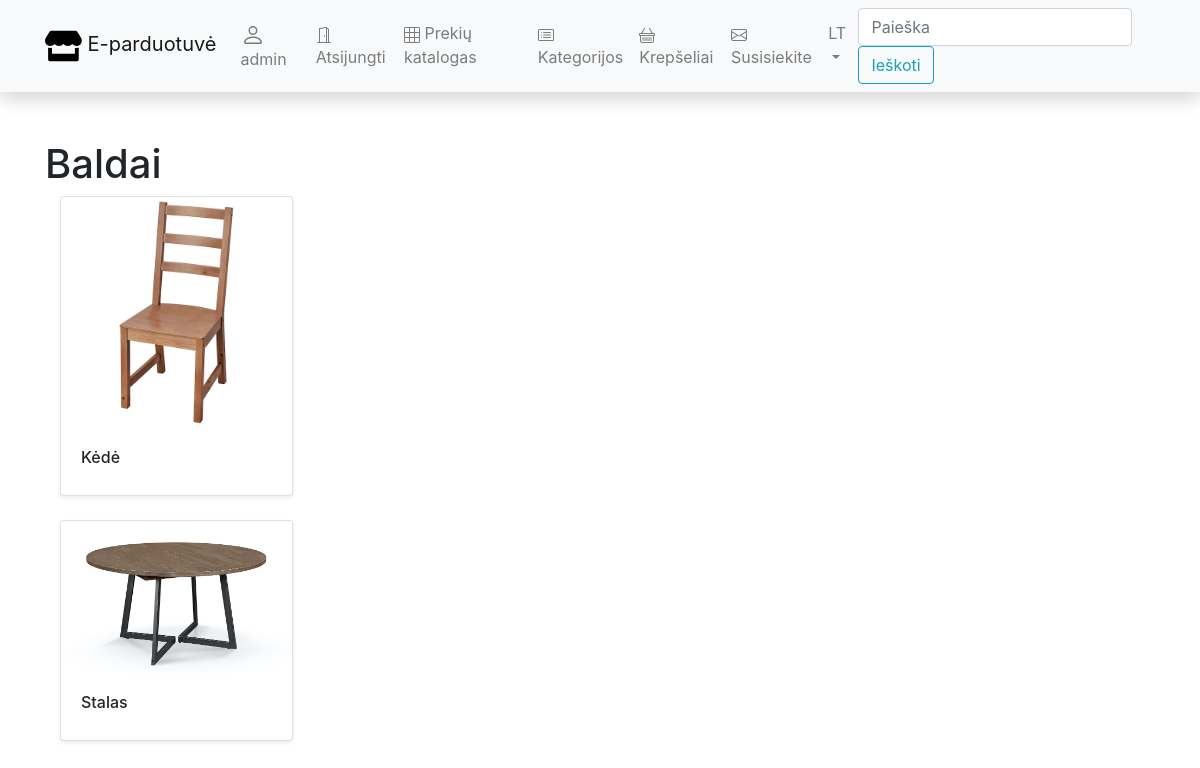
/eparduotuve/kategorijos/1 (signed in), run on the app's committed database.
### eparduotuve/models.py (models this page shows, shortened)
class Kategorija(models.Model):
    pavadinimas = models.CharField(_('Kategorijos pavadinimas'), max_length=100)
    def __str__(self):
        return f'{self.pavadinimas}'
    class Meta:
        verbose_name = _('Kategorija')
        verbose_name_plural = _('Kategorijos')

class Preke(models.Model):
    pavadinimas = models.CharField(_('Prekės pavadinimas'), max_length=200, blank=True)
    kategorija = models.ManyToManyField('Kategorija')
    vieneto_kaina = models.FloatField(_('Vieneto kaina'), null=True, blank=True)
    likutis = models.FloatField(_('Likutis'), null=True, blank=True)
    nuotrauka = models.ImageField(_('Nuotrauka'), upload_to='nuotraukos',
                                  null=True, blank=True)
    aprasymas = HTMLField(blank=True)
    def prekes_kategorijos(self):
        return ', '.join(k.pavadinimas for k in self.kategorija.all())
    prekes_kategorijos.short_description = _('Kategorijos')
    class Meta:
        verbose_name = _('Prekė')
        verbose_name_plural = _('Prekės')

### eparduotuve/views.py (the view)
# urls.py: path('kategorijos/<int:pk>', views.KategorijaDetailView.as_view(), name='kategorija'),
class KategorijaDetailView(LoginRequiredMixin, generic.DetailView):  # generic.edit.FormMixin,
    model = Kategorija
    context_object_name = "kategorija"
    template_name = "kategorija_detail.html"

### eparduotuve/templates/kategorija_detail.html
{% extends "base.html" %}
{% load static %}
{% load i18n %}
{% block content %}
<h1>{{ kategorija }}</h1>
{% for p in kategorija.preke_set.all %}
<div class="column">
    <div class="col-sm-6 col-md-3 d-flex align-items-stretch">
        <div class="card mb-4 shadow-sm">
            {% if p.nuotrauka %}
            <a href="{% url 'preke' p.id %}">
                <img src="{{ p.nuotrauka.url }}" class="card-img-top"/>
            </a>
            {% else %}
            <a href="{% url 'preke' p.id %}">
                <img src="{% static 'img/no-image.png' %}" class="card-img-top"/>
            </a>
            {% endif %}
            <div class="card-body">
                <h6>
                    {{ p.pavadinimas }}
                </h6>
            </div>
        </div>
    </div>
</div>
{% endfor %}
{% endblock %}

### eparduotuve/templates/base.html (shortened to what this page needs)
<!DOCTYPE html>
<html lang="en">
<head>
    <link
            rel="stylesheet"
            href="https://stackpath.bootstrapcdn.com/bootstrap/4.1.3/css/bootstrap.min.css"
    />
    <link
            rel="stylesheet"
            href="https://cdnjs.cloudflare.com/ajax/libs/font-awesome/4.7.0/css/font-awesome.min.css"
    />
    {% load static %}
    {% load i18n %}
    <link rel="stylesheet" href="{% static 'css/styles.css' %}"/>
</head>
<body>
{% if user.is_authenticated %}
<nav
        class="navbar navbar-expand-lg navbar-light bg-light static-top mb-5 shadow"
>
    <div class="container">
        <a class="navbar-brand" href="{% url 'index' %}">
            <path
                    fill-rule="evenodd"
                    d="M3.214 1.072C4.813.752 6.916.71 8.354 2.146A.5.5 0 018.5 2.5v11a.5.5 0 01-.854.354c-.843-.844-2.115-1.059-3.47-.92-1.344.14-2.66.617-3.452 1.013A.5.5 0 010 13.5v-11a.5.5 0 01.276-.447L.5 2.5l-.224-.447.002-.001.004-.002.013-.006a5.017 5.017 0 01.22-.103 12.958 12.958 0 012.7-.869zM1 2.82v9.908c.846-.343 1.944-.672 3.074-.788 1.143-.118 2.387-.023 3.426.56V2.718c-1.063-.929-2.631-.956-4.09-.664A11.958 11.958 0 001 2.82z"
                    clip-rule="evenodd"
            />
            <path
                    fill-rule="evenodd"
                    d="M12.786 1.072C11.188.752 9.084.71 7.646 2.146A.5.5 0 007.5 2.5v11a.5.5 0 00.854.354c.843-.844 2.115-1.059 3.47-.92 1.344.14 2.66.617 3.452 1.013A.5.5 0 0016 13.5v-11a.5.5 0 00-.276-.447L15.5 2.5l.224-.447-.002-.001-.004-.002-.013-.006-.047-.023a12.582 12.582 0 00-.799-.34 12.96 12.96 0 00-2.073-.609z"
                    clip-rule="evenodd"
            />
            E-parduotuvė
        </a
        >
        <div class="collapse navbar-collapse" id="navbarResponsive">
            <ul class="navbar-nav ml-auto">
                <li class="nav-item"><a class="nav-link" href="{% url 'profilis' %}">
                    {{ user.get_username }}</a></li>
                <li class="nav-item">
                    <a class="nav-link" href="{% url 'logout' %}">
                        {% trans "Atsijungti" %}
                    </a>
                </li>
                <li class="nav-item">
                    <a class="nav-link" href="{% url 'prekes' %}">
                        {% trans "Prekių katalogas" %}
                    </a>
                </li>
                <li class="nav-item"><a class="nav-link" href="{% url 'kategorijos' %}">
                    {% trans "Kategorijos" %}
                </a></li>
                <li class="nav-item">
                    <a class="nav-link" href="{% url 'mano-krepseliai' %}">
                        {% trans "Krepšeliai" %}
                    </a>
                </li>
                <li class="nav-item">
                    <a class="nav-link" href="{% url 'contact' %}">
                        {% trans "Susisiekite" %}
                    </a>
                </li>
                <li class="nav-item dropdown">
                    <a class="nav-link dropdown-toggle" href="/" id="navbarDropdown" role="button"
                       data-toggle="dropdown" aria-haspopup="true" aria-expanded="false">{% trans 'LT' %}</a>
                            {% get_current_language as LANGUAGE_CODE %}
                            {% get_available_languages as LANGUAGES %}
                            {% get_language_info_list for LANGUAGES as languages %}
                </li>
            </ul>
            <form
                    class="form-inline my-2 my-lg-0"
                    action="{% url 'search' %}"
                    method="get"
            >
                <input
                        class="form-control mr-sm-2"
                        type="search"
                        placeholder="Paieška"
                        aria-label="Search"
                        name="search_text"
                />
                <button class="btn btn-outline-info my-2 my-sm-0" type="submit">
                    {% trans "Ieškoti" %}
                </button>
            </form>
        </div>
    </div>
</nav>
{% endif %}
<div class="container">{% block content %}{% endblock %}</div>
</body>
</html>

### eparduotuve/static/styles/styles.css (style rules this page uses)
.card { margin-right: 15px; margin-bottom: 15px; }
.card-img-top { height: 100%; object-fit: contain; }

### data on the page
Kategorija: pavadinimas "Baldai"
Preke: nuotrauka (picture), pavadinimas "Kėdė"
Preke: nuotrauka (picture), pavadinimas "Stalas"

### other printed values
{{ user.get_username }} "admin"
